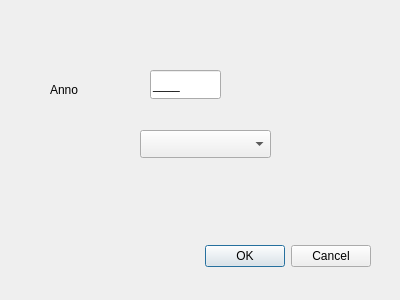
<?xml version="1.0" encoding="UTF-8"?>
<ui version="4.0">
 <class>SceltaPalio</class>
 <widget class="QDialog" name="SceltaPalio">
  <property name="geometry">
   <rect>
    <x>0</x>
    <y>0</y>
    <width>400</width>
    <height>300</height>
   </rect>
  </property>
  <property name="windowTitle">
   <string>Scelta Palio</string>
  </property>
  <widget class="QDialogButtonBox" name="buttonBox">
   <property name="geometry">
    <rect>
     <x>30</x>
     <y>240</y>
     <width>341</width>
     <height>32</height>
    </rect>
   </property>
   <property name="orientation">
    <enum>Qt::Horizontal</enum>
   </property>
   <property name="standardButtons">
    <set>QDialogButtonBox::Cancel|QDialogButtonBox::Ok</set>
   </property>
  </widget>
  <widget class="QLineEdit" name="lineEdit">
   <property name="geometry">
    <rect>
     <x>150</x>
     <y>70</y>
     <width>71</width>
     <height>29</height>
    </rect>
   </property>
   <property name="inputMask">
    <string>9999;_</string>
   </property>
  </widget>
  <widget class="QLabel" name="label">
   <property name="geometry">
    <rect>
     <x>50</x>
     <y>80</y>
     <width>69</width>
     <height>19</height>
    </rect>
   </property>
   <property name="text">
    <string>Anno</string>
   </property>
  </widget>
  <widget class="QComboBox" name="comboBox">
   <property name="geometry">
    <rect>
     <x>140</x>
     <y>130</y>
     <width>131</width>
     <height>28</height>
    </rect>
   </property>
  </widget>
 </widget>
 <resources/>
 <connections>
  <connection>
   <sender>buttonBox</sender>
   <signal>accepted()</signal>
   <receiver>SceltaPalio</receiver>
   <slot>accept()</slot>
   <hints>
    <hint type="sourcelabel">
     <x>248</x>
     <y>254</y>
    </hint>
    <hint type="destinationlabel">
     <x>157</x>
     <y>274</y>
    </hint>
   </hints>
  </connection>
  <connection>
   <sender>buttonBox</sender>
   <signal>rejected()</signal>
   <receiver>SceltaPalio</receiver>
   <slot>reject()</slot>
   <hints>
    <hint type="sourcelabel">
     <x>316</x>
     <y>260</y>
    </hint>
    <hint type="destinationlabel">
     <x>286</x>
     <y>274</y>
    </hint>
   </hints>
  </connection>
 </connections>
</ui>
